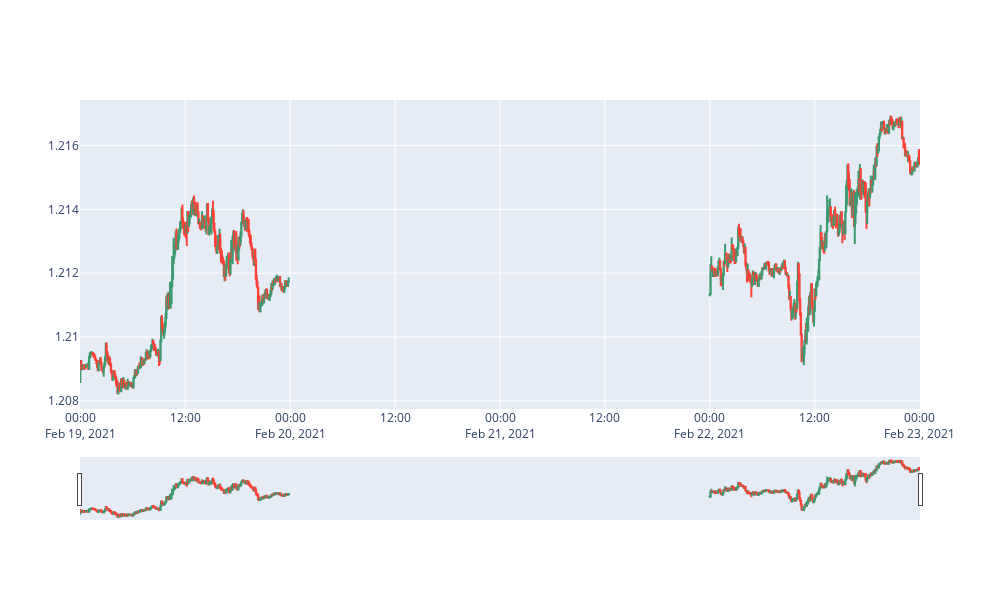

Notebook code cell kept with this figure:
### Code cell
# def plot_candles(candles):
#     fig = go.Figure(data=[go.Candlestick(x=candles['time'], open=candles['open'], high=candles['high'],
#                                          low=candles['low'], close=candles['close'])],
#                     layout=go.Layout(height=600, width=1000))
#     fig.show()
#
# plot_candles(data)

### Figure 1 — Plotly figure (JSON) as saved in the notebook; plotly's stock layout.template omitted (floating-point values rounded to 4 significant figures; data arrays with more than 128 entries replaced by an {"elided": "..."} marker saying what was removed)
{"data": [{"close": {"elided": "576 float values"}, "high": {"elided": "576 float values"}, "low": {"elided": "576 float values"}, "open": {"elided": "576 float values"}, "type": "candlestick", "x": {"elided": "576 str values"}}], "layout": {"height": 600, "width": 1000}}
